Frame 1 (no input): blank canvas, image omitted
Frame 60 (the mouse pressed at the canvas centre just before this capture): blank canvas, image omitted
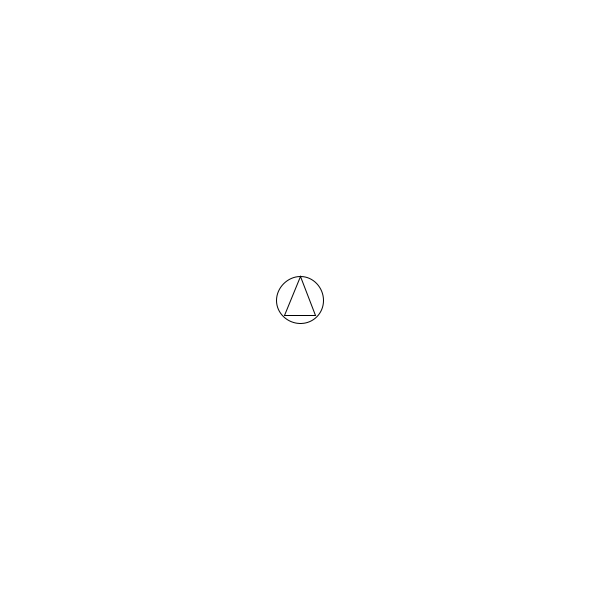
Frame 120 (the mouse held since frame 60 and released just before this capture)

The Processing sketch whose frames 1 and 60 were blank and that drew this single picture after the mouse press (run headless with seeded random() and noise(); from frame 60 on, the mouse is pressed at the canvas centre):

// Processing sketch: Question5
// ── Question5.pde
ArrayList <Shape> shapes = new ArrayList<Shape>(); 

void setup(){
  size(600, 600);
  
}

void draw(){
  background(255); 

  for(int i = 0; i<shapes.size(); i++){
    Shape s =   shapes.get(i); 
    s.display(); 
  }
}

void mousePressed(){
  shapes.add(new Shape(mouseX, mouseY)); 
}

// ── Shape.pde
class Shape{
  float x, y; 
  float size; 
  
  Shape(float _x, float _y){
    x = _x; 
    y = _y; 
    size = random(40,50);
  }
  
  void display(){
     
    
    ellipse(x, y, size, size);  
    triangle(x, y-size/2, x+size/3, y+size/3, x-size/3, y+size/3); 
  }
}
